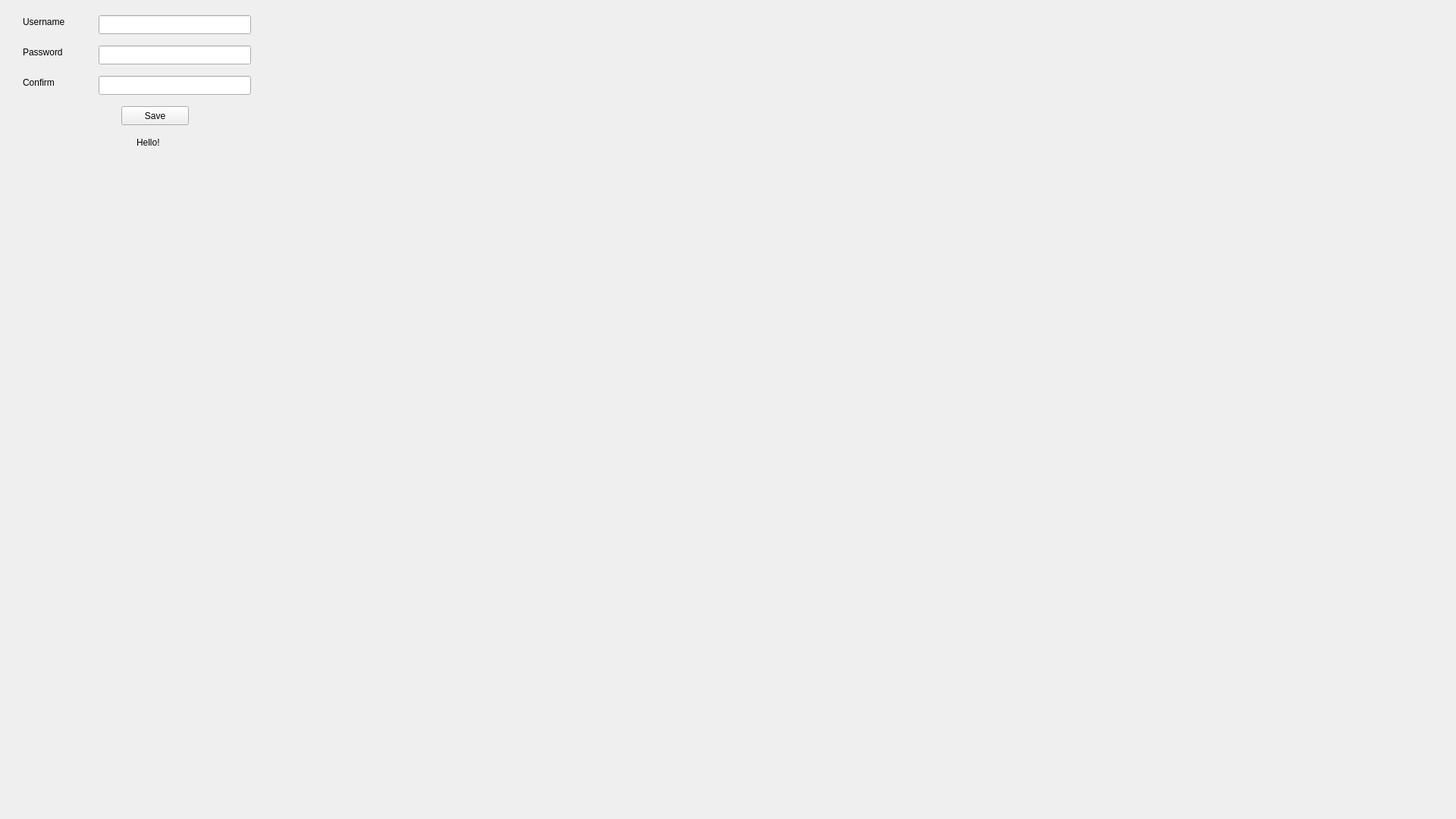
<?xml version="1.0" encoding="UTF-8"?>
<ui version="4.0">
 <class>SetPasswordDialog</class>
 <widget class="QWidget" name="SetPasswordDialog">
  <property name="geometry">
   <rect>
    <x>0</x>
    <y>0</y>
    <width>1920</width>
    <height>1080</height>
   </rect>
  </property>
  <property name="windowTitle">
   <string>Form</string>
  </property>
  <widget class="QLineEdit" name="username">
   <property name="geometry">
    <rect>
     <x>130</x>
     <y>20</y>
     <width>201</width>
     <height>25</height>
    </rect>
   </property>
  </widget>
  <widget class="QLineEdit" name="password">
   <property name="geometry">
    <rect>
     <x>130</x>
     <y>60</y>
     <width>201</width>
     <height>25</height>
    </rect>
   </property>
  </widget>
  <widget class="QPushButton" name="Save">
   <property name="geometry">
    <rect>
     <x>160</x>
     <y>140</y>
     <width>89</width>
     <height>25</height>
    </rect>
   </property>
   <property name="text">
    <string>Save</string>
   </property>
  </widget>
  <widget class="QLabel" name="label">
   <property name="geometry">
    <rect>
     <x>30</x>
     <y>20</y>
     <width>81</width>
     <height>17</height>
    </rect>
   </property>
   <property name="text">
    <string>Username</string>
   </property>
  </widget>
  <widget class="QLabel" name="label_2">
   <property name="geometry">
    <rect>
     <x>30</x>
     <y>60</y>
     <width>81</width>
     <height>17</height>
    </rect>
   </property>
   <property name="text">
    <string>Password</string>
   </property>
  </widget>
  <widget class="QLineEdit" name="confirm">
   <property name="geometry">
    <rect>
     <x>130</x>
     <y>100</y>
     <width>201</width>
     <height>25</height>
    </rect>
   </property>
  </widget>
  <widget class="QLabel" name="label_3">
   <property name="geometry">
    <rect>
     <x>30</x>
     <y>100</y>
     <width>81</width>
     <height>17</height>
    </rect>
   </property>
   <property name="text">
    <string>Confirm</string>
   </property>
  </widget>
  <widget class="QLabel" name="statusLabel">
   <property name="geometry">
    <rect>
     <x>180</x>
     <y>180</y>
     <width>161</width>
     <height>16</height>
    </rect>
   </property>
   <property name="text">
    <string>Hello!</string>
   </property>
  </widget>
 </widget>
 <resources/>
 <connections/>
</ui>
